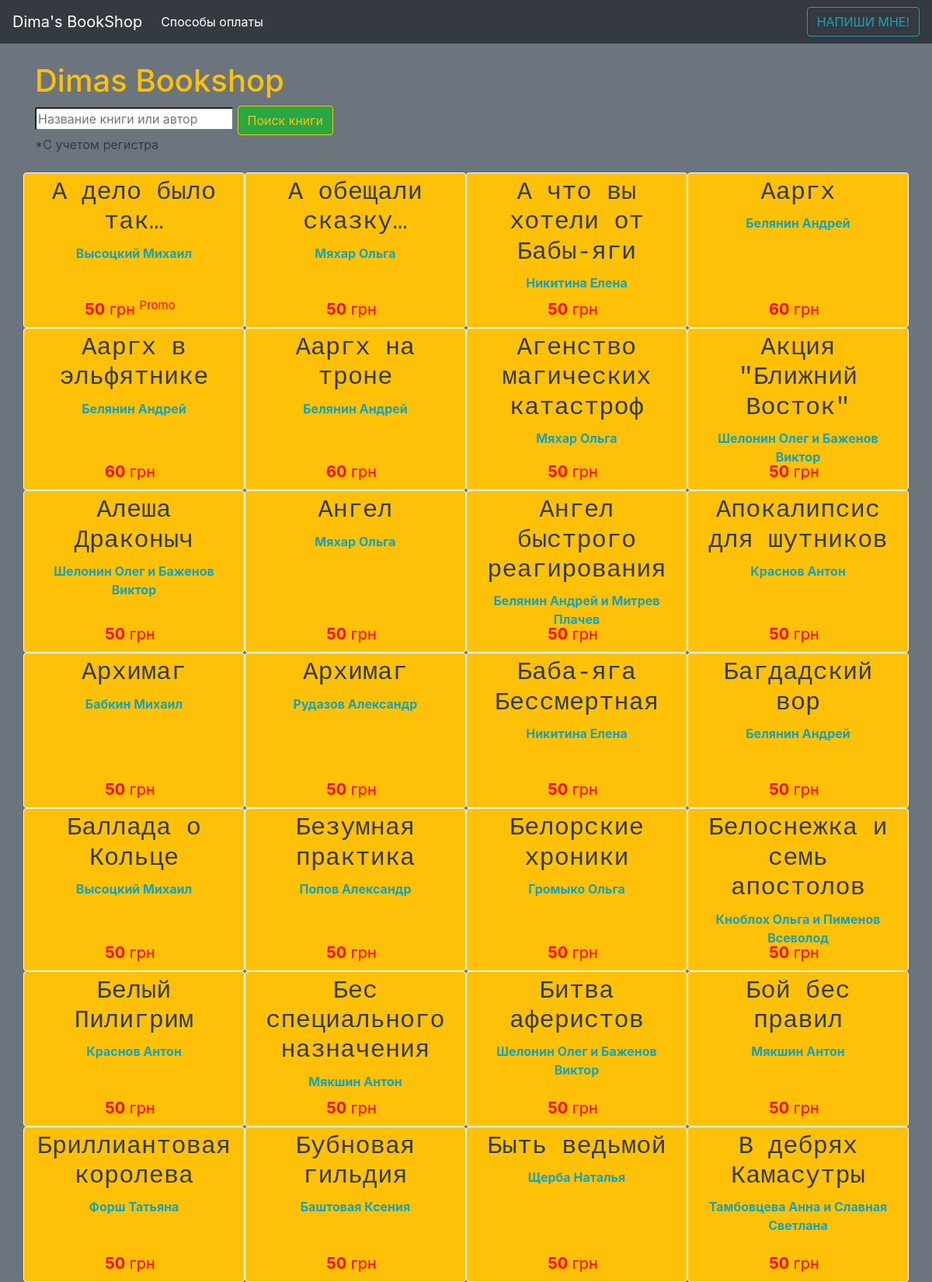
The page / (upper part) on the database its author committed.
### Books/models.py (models this page shows, shortened)
class Book(models.Model):
    title = models.CharField(max_length=120)
    author = models.CharField(max_length=120)
    price = models.IntegerField()
    condition = models.CharField(max_length=120, default="Как новая, без следов использования")
    series = models.CharField(max_length=120, blank=True)
    add_info = models.TextField(blank=True)
    reserved = models.BooleanField(default=False)
    promotion = models.BooleanField(default=False)

### Books/views.py (the view)
# urls.py: path('', home, name='home'),
def home(request):
    instance = Book.objects.all().order_by("title")
    query = request.GET.get("q")
    if query:
        instance = instance.filter(
            Q(title__icontains=query)|
            Q(author__icontains=query)
        ).distinct()
    context = {
        "instance": instance
    }
    return render(request, "home.html", context)

### templates/home.html
{% extends "wrapper.html" %}
{% load crispy_forms_tags %}
{% block content %}
<h1>Dimas Bookshop</h1>
        <form method="GET" action="">
        <input class="rounded-sm" type="text" name="q" placeholder="Название книги или автор" value="{{ request.GET.q }}">
        <input class="btn btn-outline-warning btn-success" type="submit" value="Поиск книги">
        <div class="text-dark">*С учетом регистра</div>
    </form><br>
<div class="row">
    {% for book in instance %}
    <a href="book/{{ book.id }}" style="min-height: 200px"  class="col-sm-3 btn btn-warning btn-outline-info border-white" >
        <div><h2 class="text-monospace text-dark">{{ book.title }}<br></h2>
            <strong>{{ book.author }}</strong></div><br>
        <div class="text" style="font-size: 20px;color: red; margin-bottom: 3px; position: absolute; bottom: 5px; right: 5px; width: 100%">
            <strong>{{ book.price }}</strong> грн{% if book.promotion %}
        <sup>Promo</sup>
        {% endif %}</div>
    </a>
    {% endfor %}
</div>
{% endblock %}

### templates/wrapper.html (shortened to what this page needs)
<!DOCTYPE html>
<html lang="en">
<head>
 {% include "css_wrapper.html" %}
</head>
<body class="bg-secondary text-warning">
{% include "navbar.html" %}
<div class="container">
{% block content %}
{% endblock %}
</div>
</body>
</html>

### templates/css_wrapper.html (shortened to what this page needs)
   <link rel="stylesheet" href="https://stackpath.bootstrapcdn.com/bootstrap/4.3.1/css/bootstrap.min.css">

### templates/navbar.html (shortened to what this page needs)
<div>
    <nav class="navbar navbar-expand-md navbar-dark bg-dark mb-4">
        <a class="navbar-brand" href="{% url "home" %}">Dima's BookShop</a>
        <div class="collapse navbar-collapse" id="navbarCollapse">
            <ul class="navbar-nav mr-auto">
            <li class="nav-item active">
                    <a class="nav-link" href="{% url "payment_method" %}">Способы оплаты<span class="sr-only">(current)</span></a>
                </li>
            </ul>
           <A href="/contact_form" class="btn btn-outline-info text-info ">НАПИШИ МНЕ!</A>
        </div>
    </nav>
</div>

### rows shown on the page
Book: title "А дело было так…", author "Высоцкий Михаил", price "50", promotion "Promo"
Book: title "А обещали сказку…", author "Мяхар Ольга", price "50"
Book: title "А что вы хотели от Бабы-яги", author "Никитина Елена", price "50"
Book: title "Ааргх", author "Белянин Андрей", price "60"
Book: title "Ааргх в эльфятнике", author "Белянин Андрей", price "60"
Book: title "Ааргх на троне", author "Белянин Андрей", price "60"
Book: title "Агенство магических катастроф", author "Мяхар Ольга", price "50"
Book: title "Акция \"Ближний Восток\"", author "Шелонин Олег и Баженов Виктор", price "50"
Book: title "Алеша Драконыч", author "Шелонин Олег и Баженов Виктор", price "50"
Book: title "Ангел", author "Мяхар Ольга", price "50"
Book: title "Ангел быстрого реагирования", author "Белянин Андрей и Митрев Плачев", price "50"
Book: title "Апокалипсис для шутников", author "Краснов Антон", price "50"
Book: title "Архимаг", author "Бабкин Михаил", price "50"
Book: title "Архимаг", author "Рудазов Александр", price "50"
Book: title "Баба-яга Бессмертная", author "Никитина Елена", price "50"
Book: title "Багдадский вор", author "Белянин Андрей", price "50"
Book: title "Баллада о Кольце", author "Высоцкий Михаил", price "50"
Book: title "Безумная практика", author "Попов Александр", price "50"
Book: title "Белорские хроники", author "Громыко Ольга", price "50"
Book: title "Белоснежка и семь апостолов", author "Кноблох Ольга и Пименов Всеволод", price "50"
Book: title "Белый Пилигрим", author "Краснов Антон", price "50"
Book: title "Бес специального назначения", author "Мякшин Антон", price "50"
Book: title "Битва аферистов", author "Шелонин Олег и Баженов Виктор", price "50"
Book: title "Бой бес правил", author "Мякшин Антон", price "50"
Book: title "Бриллиантовая королева", author "Форш Татьяна", price "50"
Book: title "Бубновая гильдия", author "Баштовая Ксения", price "50"
Book: title "Быть ведьмой", author "Щерба Наталья", price "50"
Book: title "В дебрях Камасутры", author "Тамбовцева Анна и Славная Светлана", price "50"
